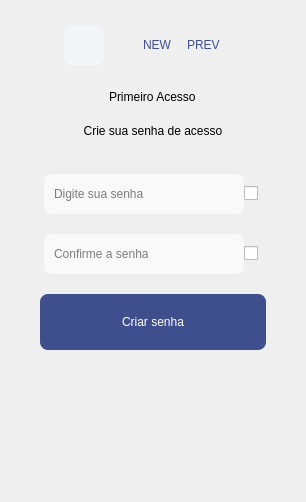
         <widget class="QWidget" name="frPrimAcessoSenha">
          <property name="styleSheet">
           <string notr="true">/*----------------------------------------- Line Edit ------------------------------------------*/
#lePASenha, #lePAConfirmaSenha {
	font: 10pt &quot;Avenir LT Std&quot;;
    border: 0px solid gray;
    border-radius: 8px;
   	padding: 0 8px;
    background: #F9F9F9;
    selection-background-color: darkgray;
}

/*----------------------------------------- Label ------------------------------------------*/
#lbPALogin_3 {
	font: 28pt &quot;Bebas Neue&quot;;
}

#lbInfoPrimeiroAcesso_3 {
	font: 12pt &quot;Avenir LT Std&quot;;
	padding: 0px 0px 16px 0px;
}

#lbNew_3 {
	font: 24pt &quot;Bebas Neue&quot;;
	color: #3F4E8C;
	padding: 0px 0px 0px 24px;
}

#lbPrev_3 {
	font: 20pt &quot;Avenir LT Std&quot;;
	color: #3F4E8C;
}

/*---------------------------- Push Button ----------------------------------*/
#pbCriaSenha {
	
	font: 12pt &quot;Avenir LT Std&quot;;
	color: white;

	background-color: #3F4E8C;
	border-radius: 8px;

	padding: 16px;
}

#pbVoltar3 {
	background-image: url(:/Voltar/back.png);
	background-position: center;
	background-repeat: no-repeat;

	background-color: #F4F5F8;
	border-radius: 8px;
}

#pbVoltar3:hover {
	background-image: url(:/Voltar/back.png);
	background-position: center;
	background-repeat: no-repeat;

	background-color: rgb(228, 233, 248);
	border-radius: 8px;
}

/*---------------------------- Check Box ----------------------------------*/
#cbPAConfirmaSenha::indicator:checked, 
#cbPASenha::indicator:checked {
	image: url(:/mostrar/hide.png);
}

#cbPAConfirmaSenha::indicator:unchecked, #cbPASenha::indicator:unchecked {
	image: url(:/mostrar/show.png);
}</string>
          </property>
          <layout class="QGridLayout" name="gridLayout_8">
           <property name="leftMargin">
            <number>0</number>
           </property>
           <property name="topMargin">
            <number>0</number>
           </property>
           <property name="rightMargin">
            <number>0</number>
           </property>
           <property name="bottomMargin">
            <number>0</number>
           </property>
           <property name="spacing">
            <number>0</number>
           </property>
           <item row="0" column="0">
            <widget class="QFrame" name="frPASenha">
             <property name="frameShape">
              <enum>QFrame::NoFrame</enum>
             </property>
             <property name="frameShadow">
              <enum>QFrame::Raised</enum>
             </property>
             <layout class="QGridLayout" name="gridLayout_9">
              <property name="leftMargin">
               <number>0</number>
              </property>
              <property name="topMargin">
               <number>0</number>
              </property>
              <property name="rightMargin">
               <number>0</number>
              </property>
              <property name="bottomMargin">
               <number>0</number>
              </property>
              <property name="horizontalSpacing">
               <number>0</number>
              </property>
              <property name="verticalSpacing">
               <number>20</number>
              </property>
              <item row="5" column="2" rowspan="2">
               <spacer name="horizontalSpacer_6">
                <property name="orientation">
                 <enum>Qt::Horizontal</enum>
                </property>
                <property name="sizeHint" stdset="0">
                 <size>
                  <width>40</width>
                  <height>20</height>
                 </size>
                </property>
               </spacer>
              </item>
              <item row="14" column="0" colspan="3">
               <spacer name="verticalSpacer_8">
                <property name="orientation">
                 <enum>Qt::Vertical</enum>
                </property>
                <property name="sizeHint" stdset="0">
                 <size>
                  <width>20</width>
                  <height>152</height>
                 </size>
                </property>
               </spacer>
              </item>
              <item row="1" column="0" colspan="3">
               <widget class="QFrame" name="frCab_3">
                <property name="minimumSize">
                 <size>
                  <width>0</width>
                  <height>50</height>
                 </size>
                </property>
                <property name="frameShape">
                 <enum>QFrame::NoFrame</enum>
                </property>
                <property name="frameShadow">
                 <enum>QFrame::Raised</enum>
                </property>
                <layout class="QHBoxLayout" name="horizontalLayout_7">
                 <property name="spacing">
                  <number>12</number>
                 </property>
                 <property name="leftMargin">
                  <number>64</number>
                 </property>
                 <property name="topMargin">
                  <number>0</number>
                 </property>
                 <property name="rightMargin">
                  <number>0</number>
                 </property>
                 <property name="bottomMargin">
                  <number>0</number>
                 </property>
                 <item>
                  <widget class="QPushButton" name="pbVoltar3">
                   <property name="minimumSize">
                    <size>
                     <width>40</width>
                     <height>40</height>
                    </size>
                   </property>
                   <property name="maximumSize">
                    <size>
                     <width>40</width>
                     <height>40</height>
                    </size>
                   </property>
                   <property name="text">
                    <string/>
                   </property>
                  </widget>
                 </item>
                 <item alignment="Qt::AlignRight">
                  <widget class="QLabel" name="lbNew_3">
                   <property name="text">
                    <string>NEW</string>
                   </property>
                  </widget>
                 </item>
                 <item alignment="Qt::AlignLeft">
                  <widget class="QLabel" name="lbPrev_3">
                   <property name="text">
                    <string>PREV</string>
                   </property>
                  </widget>
                 </item>
                 <item>
                  <spacer name="horizontalSpacer_13">
                   <property name="orientation">
                    <enum>Qt::Horizontal</enum>
                   </property>
                   <property name="sizeHint" stdset="0">
                    <size>
                     <width>40</width>
                     <height>20</height>
                    </size>
                   </property>
                  </spacer>
                 </item>
                </layout>
               </widget>
              </item>
              <item row="2" column="0" colspan="3" alignment="Qt::AlignHCenter">
               <widget class="QLabel" name="lbPALogin_3">
                <property name="text">
                 <string>Primeiro Acesso</string>
                </property>
               </widget>
              </item>
              <item row="4" column="0" colspan="3">
               <widget class="QLabel" name="lbInfoPrimeiroAcesso_3">
                <property name="text">
                 <string>Crie sua senha de acesso</string>
                </property>
                <property name="alignment">
                 <set>Qt::AlignCenter</set>
                </property>
                <property name="wordWrap">
                 <bool>true</bool>
                </property>
               </widget>
              </item>
              <item row="5" column="0" rowspan="2">
               <spacer name="horizontalSpacer_5">
                <property name="orientation">
                 <enum>Qt::Horizontal</enum>
                </property>
                <property name="sizeHint" stdset="0">
                 <size>
                  <width>40</width>
                  <height>20</height>
                 </size>
                </property>
               </spacer>
              </item>
              <item row="5" column="1">
               <widget class="QFrame" name="frPASenhaPrincipal">
                <property name="frameShape">
                 <enum>QFrame::NoFrame</enum>
                </property>
                <property name="frameShadow">
                 <enum>QFrame::Raised</enum>
                </property>
                <layout class="QHBoxLayout" name="horizontalLayout_6">
                 <property name="spacing">
                  <number>0</number>
                 </property>
                 <property name="leftMargin">
                  <number>4</number>
                 </property>
                 <property name="topMargin">
                  <number>0</number>
                 </property>
                 <property name="rightMargin">
                  <number>8</number>
                 </property>
                 <property name="bottomMargin">
                  <number>0</number>
                 </property>
                 <item>
                  <widget class="QLineEdit" name="lePASenha">
                   <property name="minimumSize">
                    <size>
                     <width>200</width>
                     <height>40</height>
                    </size>
                   </property>
                   <property name="echoMode">
                    <enum>QLineEdit::Password</enum>
                   </property>
                   <property name="placeholderText">
                    <string>Digite sua senha</string>
                   </property>
                  </widget>
                 </item>
                 <item>
                  <widget class="QCheckBox" name="cbPASenha">
                   <property name="text">
                    <string/>
                   </property>
                  </widget>
                 </item>
                </layout>
               </widget>
              </item>
              <item row="6" column="1">
               <widget class="QFrame" name="frPAConfirmaSenha">
                <property name="frameShape">
                 <enum>QFrame::NoFrame</enum>
                </property>
                <property name="frameShadow">
                 <enum>QFrame::Raised</enum>
                </property>
                <layout class="QHBoxLayout" name="horizontalLayout_8">
                 <property name="spacing">
                  <number>0</number>
                 </property>
                 <property name="leftMargin">
                  <number>4</number>
                 </property>
                 <property name="topMargin">
                  <number>0</number>
                 </property>
                 <property name="rightMargin">
                  <number>8</number>
                 </property>
                 <property name="bottomMargin">
                  <number>0</number>
                 </property>
                 <item>
                  <widget class="QLineEdit" name="lePAConfirmaSenha">
                   <property name="minimumSize">
                    <size>
                     <width>200</width>
                     <height>40</height>
                    </size>
                   </property>
                   <property name="echoMode">
                    <enum>QLineEdit::Password</enum>
                   </property>
                   <property name="placeholderText">
                    <string>Confirme a senha</string>
                   </property>
                  </widget>
                 </item>
                 <item>
                  <widget class="QCheckBox" name="cbPAConfirmaSenha">
                   <property name="text">
                    <string/>
                   </property>
                  </widget>
                 </item>
                </layout>
               </widget>
              </item>
              <item row="13" column="1">
               <widget class="QPushButton" name="pbCriaSenha">
                <property name="minimumSize">
                 <size>
                  <width>0</width>
                  <height>56</height>
                 </size>
                </property>
                <property name="text">
                 <string>Criar senha</string>
                </property>
               </widget>
              </item>
              <item row="0" column="1" colspan="2">
               <spacer name="verticalSpacer_11">
                <property name="orientation">
                 <enum>Qt::Vertical</enum>
                </property>
                <property name="sizeType">
                 <enum>QSizePolicy::Minimum</enum>
                </property>
                <property name="sizeHint" stdset="0">
                 <size>
                  <width>20</width>
                  <height>20</height>
                 </size>
                </property>
               </spacer>
              </item>
             </layout>
            </widget>
           </item>
          </layout>
         </widget>
